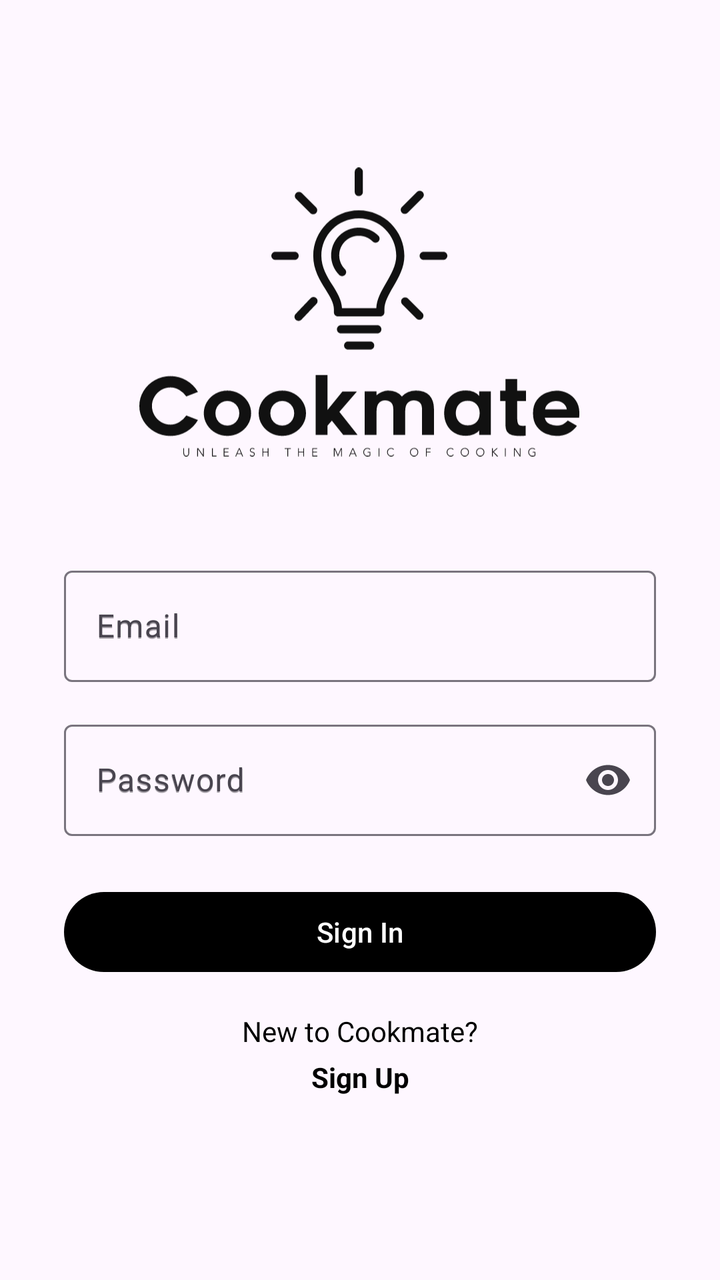
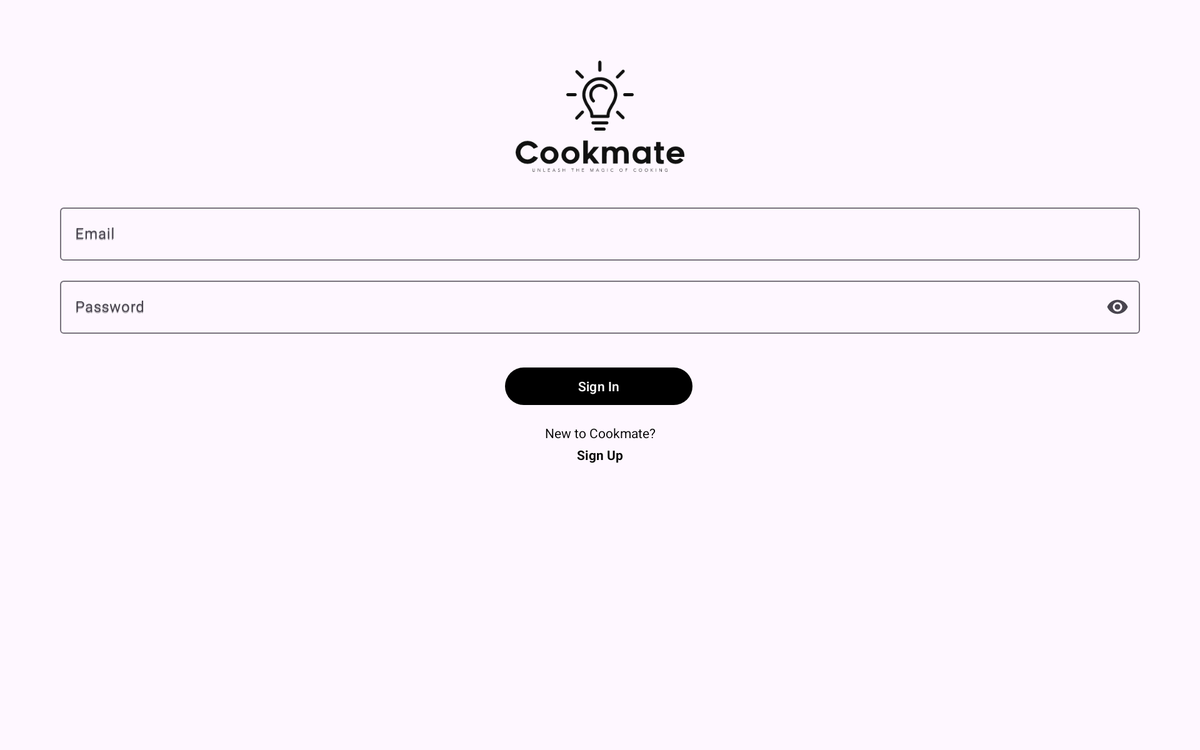

One screen, two layout resources from the same app: the default and the repository's alternative for another configuration. Each is rendered where Android would select it; the XML of both is given below.
<!-- AndroidManifest.xml: application theme Theme.Cookmate -->
<!-- res/layout/activity_login.xml -->
<?xml version="1.0" encoding="utf-8"?>
<androidx.constraintlayout.widget.ConstraintLayout xmlns:android="http://schemas.android.com/apk/res/android"
    xmlns:app="http://schemas.android.com/apk/res-auto"
    xmlns:tools="http://schemas.android.com/tools"
    android:id="@+id/container"
    android:layout_width="match_parent"
    android:layout_height="match_parent"
    tools:context=".ui.login.LoginActivity">

    <ImageView
        android:id="@+id/logo"
        android:layout_width="220dp"
        android:layout_height="152dp"
        android:layout_marginTop="80dp"
        app:layout_constraintEnd_toEndOf="parent"
        app:layout_constraintHorizontal_bias="0.497"
        app:layout_constraintStart_toStartOf="parent"
        app:layout_constraintTop_toTopOf="parent"
        app:srcCompat="@drawable/ic_logo2" />

    
    <com.google.android.material.textfield.TextInputLayout
        android:id="@+id/emailInputLayout"
        style="@style/Widget.Material3.TextInputLayout.OutlinedBox"
        android:layout_width="0dp"
        android:layout_height="wrap_content"
        android:layout_marginStart="32dp"
        android:layout_marginTop="48dp"
        android:layout_marginEnd="32dp"
        android:hint="@string/Email"
        app:endIconMode="clear_text"
        app:layout_constraintEnd_toEndOf="parent"
        app:layout_constraintHorizontal_bias="0.0"
        app:layout_constraintStart_toStartOf="parent"
        app:layout_constraintTop_toBottomOf="@id/logo">

        <com.google.android.material.textfield.TextInputEditText
            android:id="@+id/emailField"
            android:layout_width="match_parent"
            android:layout_height="wrap_content"
            android:hint="@string/Email"
            android:inputType="textEmailAddress" />
    </com.google.android.material.textfield.TextInputLayout>

    
    <com.google.android.material.textfield.TextInputLayout
        android:id="@+id/passwordInputLayout"
        android:layout_width="0dp"
        android:layout_height="wrap_content"
        style="@style/Widget.Material3.TextInputLayout.OutlinedBox"
        android:hint="@string/Password"
        app:layout_constraintTop_toBottomOf="@id/emailInputLayout"
        app:layout_constraintStart_toStartOf="parent"
        app:layout_constraintEnd_toEndOf="parent"
        android:layout_marginStart="32dp"
        android:layout_marginEnd="32dp"
        android:layout_marginTop="16dp"
        app:endIconMode="password_toggle">

        <com.google.android.material.textfield.TextInputEditText
            android:id="@+id/passwordField"
            android:layout_width="match_parent"
            android:layout_height="wrap_content"
            android:inputType="textPassword"
            android:hint="@string/Password" />
    </com.google.android.material.textfield.TextInputLayout>

    

    

    <com.google.android.material.button.MaterialButton
        android:id="@+id/signInButton"
        android:layout_width="0dp"
        android:layout_height="wrap_content"
        android:layout_marginStart="32dp"
        android:layout_marginTop="24dp"
        android:layout_marginEnd="32dp"
        android:text="@string/Sign_In"
        app:backgroundTint="@color/black"
        app:layout_constraintBottom_toBottomOf="parent"
        app:layout_constraintEnd_toEndOf="parent"
        app:layout_constraintHorizontal_bias="0.0"
        app:layout_constraintStart_toStartOf="parent"
        app:layout_constraintTop_toBottomOf="@id/passwordInputLayout"
        app:layout_constraintVertical_bias="0.0" />

    <TextView
        android:id="@+id/newToCookmateText"
        android:layout_width="wrap_content"
        android:layout_height="wrap_content"
        android:layout_marginTop="16dp"
        android:text="@string/new_to_cookmate"
        android:textColor="#000000"
        app:layout_constraintTop_toBottomOf="@id/signInButton"
        app:layout_constraintStart_toStartOf="parent"
        app:layout_constraintEnd_toEndOf="parent" />

    <TextView
        android:id="@+id/signUpLink"
        android:layout_width="wrap_content"
        android:layout_height="wrap_content"
        android:layout_marginTop="4dp"
        android:text="@string/Sign_Up"
        android:textColor="@color/black"
        android:textStyle="bold"
        app:layout_constraintTop_toBottomOf="@id/newToCookmateText"
        app:layout_constraintStart_toStartOf="parent"
        app:layout_constraintEnd_toEndOf="parent" />
</androidx.constraintlayout.widget.ConstraintLayout>
<!-- resources referenced by this layout -->
<resources>
  <color name="black">#FF000000</color>
  <!-- drawable ic_logo2: vector/xml drawable (drawable, 9705 chars, omitted) -->
  <string name="Email">Email</string>
  <string name="Password">Password</string>
  <string name="Sign_In">Sign In</string>
  <string name="Sign_Up">Sign Up</string>
  <string name="new_to_cookmate">New to Cookmate?</string>
  <style name="Theme.Cookmate" parent="Theme.Material3.Light.NoActionBar">
          <item name="materialAlertDialogTheme">@style/ThemeOverlay.Material3.MaterialAlertDialog</item>
      </style>
</resources>
<!-- res/layout-w1240dp/activity_login.xml (the repository's variant of the layout above) -->
<!-- drawn on a large tablet held sideways -->
<?xml version="1.0" encoding="utf-8"?>
<androidx.constraintlayout.widget.ConstraintLayout xmlns:android="http://schemas.android.com/apk/res/android"
    xmlns:app="http://schemas.android.com/apk/res-auto"
    xmlns:tools="http://schemas.android.com/tools"
    android:id="@+id/container"
    android:layout_width="match_parent"
    android:layout_height="match_parent"
    android:paddingLeft="@dimen/activity_horizontal_margin"
    android:paddingTop="@dimen/activity_vertical_margin"
    android:paddingRight="@dimen/activity_horizontal_margin"
    android:paddingBottom="@dimen/activity_vertical_margin"
    tools:context=".ui.view.activity.LoginActivity">

    
    <ImageView
        android:id="@+id/logo"
        android:layout_width="180dp"
        android:layout_height="120dp"
        android:layout_marginTop="64dp"
        app:layout_constraintEnd_toEndOf="parent"
        app:layout_constraintStart_toStartOf="parent"
        app:layout_constraintTop_toTopOf="parent"
        app:srcCompat="@drawable/ic_logo2" />

    
    <com.google.android.material.textfield.TextInputLayout
        android:id="@+id/emailInputLayout"
        style="@style/Widget.Material3.TextInputLayout.OutlinedBox"
        android:layout_width="0dp"
        android:layout_height="wrap_content"
        android:layout_marginStart="64dp"
        android:layout_marginEnd="64dp"
        android:layout_marginTop="32dp"
        android:hint="@string/Email"
        app:endIconMode="clear_text"
        app:layout_constraintEnd_toEndOf="parent"
        app:layout_constraintStart_toStartOf="parent"
        app:layout_constraintTop_toBottomOf="@id/logo">

        <com.google.android.material.textfield.TextInputEditText
            android:id="@+id/emailField"
            android:layout_width="match_parent"
            android:layout_height="wrap_content"
            android:hint="Email"
            android:inputType="textEmailAddress" />
    </com.google.android.material.textfield.TextInputLayout>

    
    <com.google.android.material.textfield.TextInputLayout
        android:id="@+id/passwordInputLayout"
        style="@style/Widget.Material3.TextInputLayout.OutlinedBox"
        android:layout_width="0dp"
        android:layout_height="wrap_content"
        android:layout_marginStart="64dp"
        android:layout_marginEnd="64dp"
        android:layout_marginTop="16dp"
        android:hint="@string/Password"
        app:endIconMode="password_toggle"
        app:layout_constraintEnd_toEndOf="parent"
        app:layout_constraintStart_toStartOf="parent"
        app:layout_constraintTop_toBottomOf="@id/emailInputLayout">

        <com.google.android.material.textfield.TextInputEditText
            android:id="@+id/passwordField"
            android:layout_width="match_parent"
            android:layout_height="wrap_content"
            android:hint="@string/Password"
            android:inputType="textPassword" />
    </com.google.android.material.textfield.TextInputLayout>

    

    

    <com.google.android.material.button.MaterialButton
        android:id="@+id/signInButton"
        android:layout_width="200dp"
        android:layout_height="wrap_content"
        android:layout_marginTop="32dp"
        android:text="@string/Sign_In"
        app:backgroundTint="@color/black"
        app:layout_constraintEnd_toEndOf="parent"
        app:layout_constraintHorizontal_bias="0.499"
        app:layout_constraintStart_toStartOf="parent"
        app:layout_constraintTop_toBottomOf="@+id/passwordInputLayout" />

    <TextView
        android:id="@+id/newToCookmateText"
        android:layout_width="wrap_content"
        android:layout_height="wrap_content"
        android:layout_marginTop="16dp"
        android:text="@string/new_to_cookmate"
        android:textColor="#000000"
        app:layout_constraintTop_toBottomOf="@id/signInButton"
        app:layout_constraintStart_toStartOf="parent"
        app:layout_constraintEnd_toEndOf="parent" />

    <TextView
        android:id="@+id/signUpLink"
        android:layout_width="wrap_content"
        android:layout_height="wrap_content"
        android:layout_marginTop="4dp"
        android:text="@string/Sign_Up"
        android:textColor="@color/black"
        android:textStyle="bold"
        app:layout_constraintTop_toBottomOf="@id/newToCookmateText"
        app:layout_constraintStart_toStartOf="parent"
        app:layout_constraintEnd_toEndOf="parent" />


</androidx.constraintlayout.widget.ConstraintLayout>
